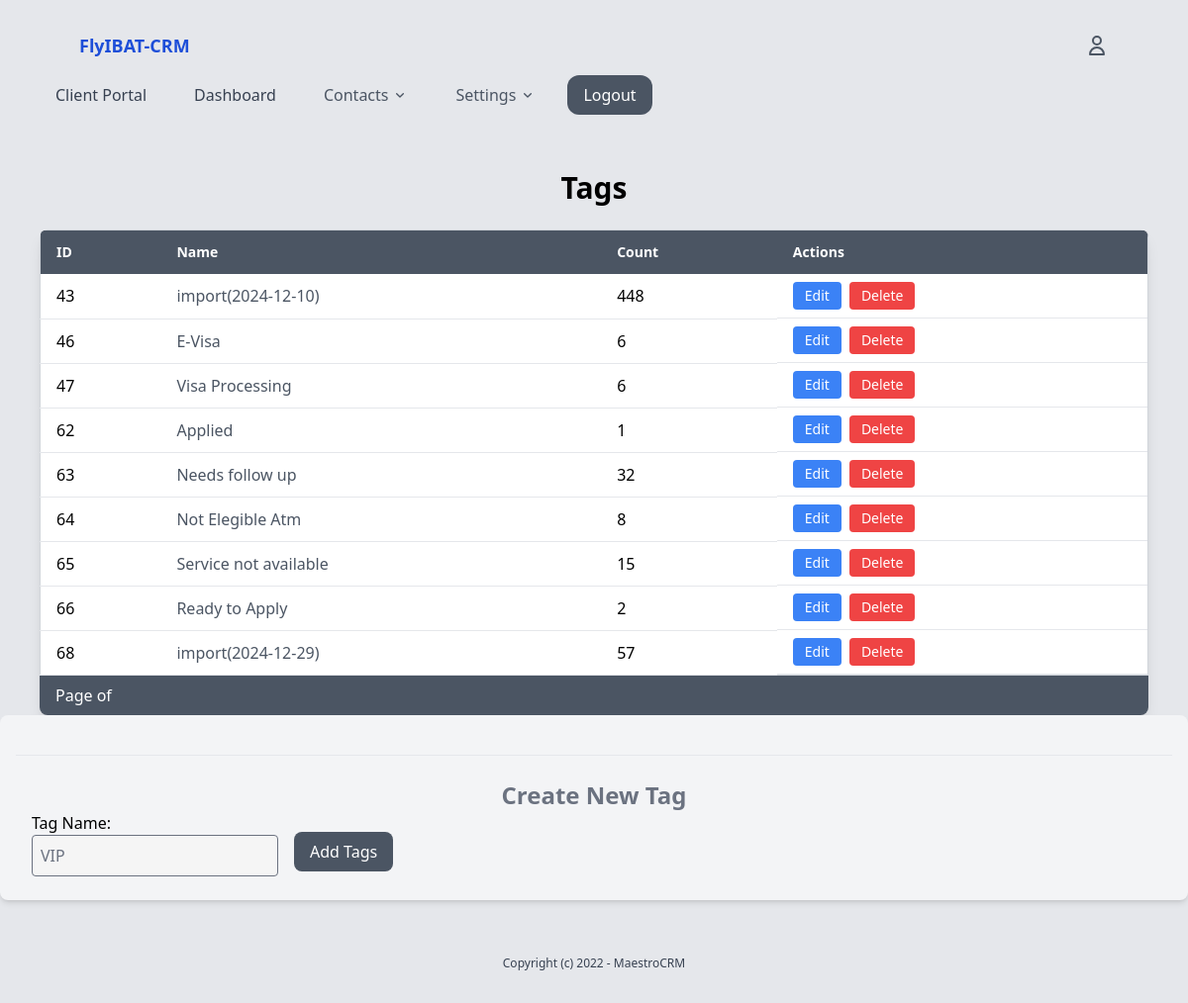
The app's page /contacts/tag-list (signed in) with its own data.
### settings/models.py (models this page shows, shortened)
class Tag(models.Model):
    name = models.CharField(max_length=50, unique=True)
    category = models.ForeignKey(TagCategory, on_delete=models.SET_NULL, null=True, blank=True, related_name='segments')

### contacts/views_tags.py (the view)
# urls.py: path('tag-list', views_tags.tag_list, name='tag_list'),
@login_required
def tag_list(request):
    tags = Tag.objects.all()  # Fetch all tags for display
    if request.method == 'POST':
        form = TagForm(request.POST)
        if form.is_valid():
            form.save()  # Save the form data to the database
            return redirect('tag_list')  # Redirect to tag list view
    else:
        form = TagForm()  # Provide an empty form for GET requests
    return render(request, 'tags/tag_list.html', {
        'form': form,
        'tags': tags
    })

### contacts/forms.py
class TagForm(forms.ModelForm):
    name = forms.CharField(
        label='Tag Name',
        widget=forms.TextInput(attrs={
            'placeholder': 'VIP',
            'class': 'form-input block w-full rounded border border-black p-2 mb-2',
            'style': 'background-color: #f5f5f5;'}
        )
    )
    class Meta:
        model = Tag  # Link the form to the Status model
        fields = ['name']  # List of fields to include in the form

### core/context_processors.py (called while the page is built)
def user_roles(request):
    if request.user.is_authenticated:
        groups = request.user.groups.values_list('name', flat=True)
        return {'user_roles': groups}
    return {}

### contacts/templates/tags/tag_list.html (shortened to what this page needs)
{% extends 'core/base.html' %}
{% block content %}
<div class="max-w-6xl mx-auto px-4 mt-10">
    <h2 class="text-3xl font-bold mb-6 text-center">Tags</h2>
    <div class="overflow-x-auto rounded-lg shadow-lg">
        <table class="min-w-full bg-white border border-gray-300">
            <thead class="bg-gray-600 text-white">
                <tr>
                    <th class="py-3 px-4 text-left text-sm font-semibold">ID</th>
                    <th class="py-3 px-4 text-left text-sm font-semibold">Name</th>
                    <th class="py-3 px-4 text-left text-sm font-semibold">Count</th>
                    <th class="py-3 px-4 text-left text-sm font-semibold">Actions</th>
                </tr>
            </thead>
            <tbody>
                {% for tag in tags %}
                <tr class="hover:bg-gray-100 transition duration-200">
                    <td class="py-2 px-4 border-b border-gray-200">{{ tag.id }}</td>
                    <td class="py-2 px-4 border-b border-gray-200">
                        <a href="{% url 'contacts_by_tag' tag.id %}" class="text-gray-600 hover:underline">
                            {{ tag.name }}
                        </a>
                    </td>
                    <td class="py-2 px-4 border-b border-gray-200">{{ tag.contacts.count }}</td>
                    <td class="py-2 px-4 border-b border-gray-200 flex space-x-2">
                        <a href="{% url 'edit_tag' tag.id %}"
                            class="bg-blue-500 text-white text-sm px-3 py-1 rounded hover:bg-blue-600 transition">
                            Edit
                        </a>
                        <form action="{% url 'delete_tag' tag.id %}" method="POST"
                            onsubmit="return confirm('Are you sure you want to delete this tag?');">
                            <button type="submit"
                                class="bg-red-500 text-white text-sm px-3 py-1 rounded hover:bg-red-600 transition">
                                Delete
                            </button>
                        </form>
                    </td>
                </tr>
                {% empty %}
                <tr>
                    <td colspan="4" class="py-4 text-center text-gray-500">No Tags Created yet.</td>
                </tr>
                {% endfor %}
            </tbody>
        </table>
        <div class="bg-gray-600 py-2 px-4 text-white">
            <span>Page {{ contacts.number }} of {{ contacts.paginator.num_pages }}</span>
        </div>
    </div>
</div>
<div class="mb-6 bg-gray-100 p-4 rounded-lg shadow-md">
    <hr class="my-6">
    <h2 class="text-2xl font-semibold text-center text-gray-500">Create New Tag</h2>
    <form method="POST" action="" class="flex space-x-4 items-center">
        <div>
            {{ form.as_p }}
        </div>
        <button type="submit"
            class="mt-2 bg-gray-600 text-white px-4 py-2 rounded-lg hover:bg-gray-700 transition duration-200">
            Add Tags
        </button>
    </form>
</div>
{% endblock %}

### records on screen
Tag: id "43", name "import(2024-12-10)", contacts.count "448"
Tag: id "46", name "E-Visa", contacts.count "6"
Tag: id "47", name "Visa Processing", contacts.count "6"
Tag: id "62", name "Applied", contacts.count "1"
Tag: id "63", name "Needs follow up", contacts.count "32"
Tag: id "64", name "Not Elegible Atm", contacts.count "8"
Tag: id "65", name "Service not available", contacts.count "15"
Tag: id "66", name "Ready to Apply", contacts.count "2"
Tag: id "68", name "import(2024-12-29)", contacts.count "57"
